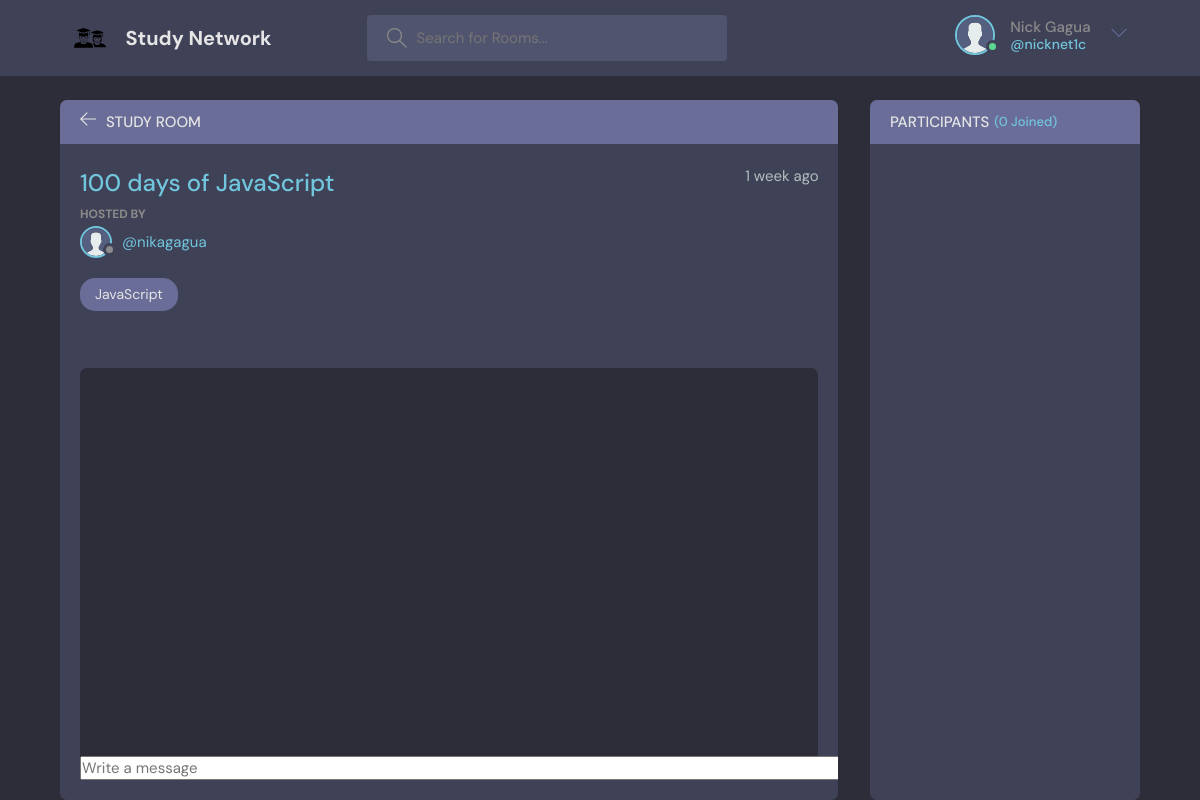
/room/13/ (signed in), run on an earlier commit of the app's database.
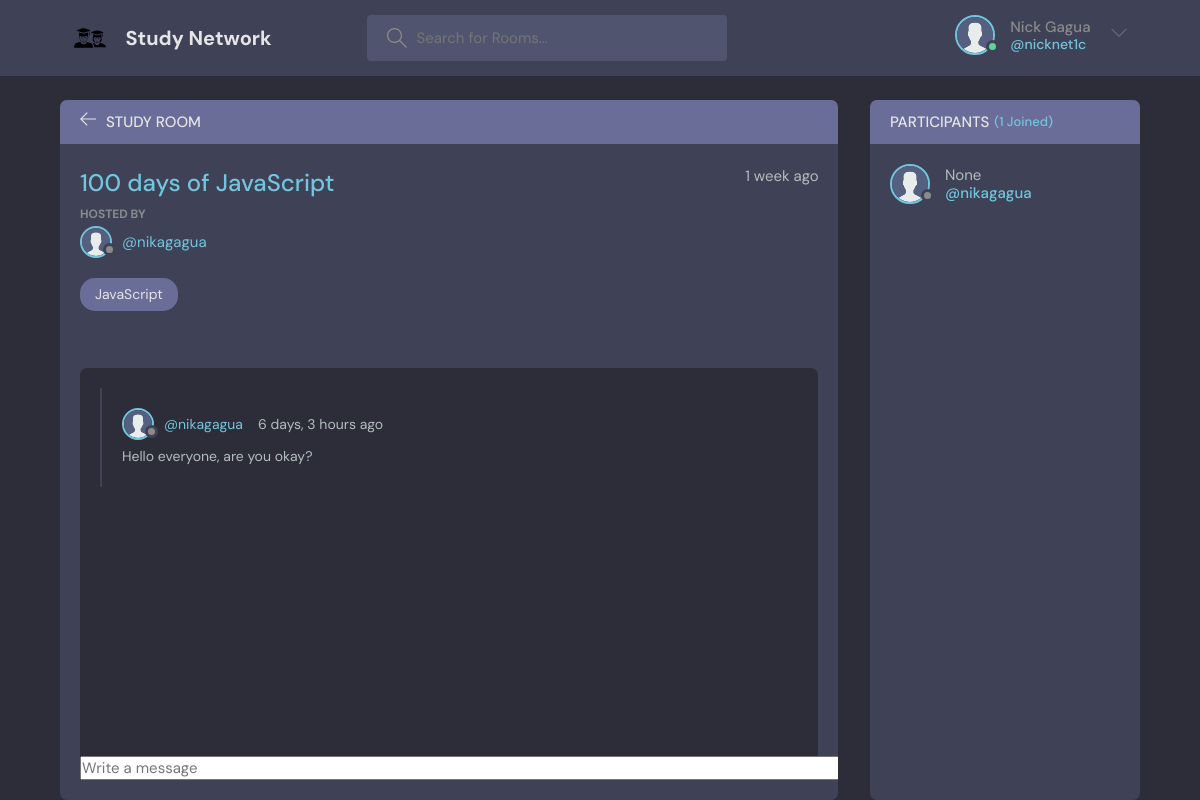
And on a later commit of the database.
### base/models.py (models this page shows, shortened)
class Message(models.Model):
    user = models.ForeignKey(User, on_delete=models.CASCADE)
    room = models.ForeignKey(Room, on_delete=models.CASCADE)
    body = models.TextField()
    updated = models.DateTimeField(auto_now=True)
    created = models.DateTimeField(auto_now_add=True)
    class Meta:
        ordering = ['-updated', '-created']

class User(AbstractUser):
    username = models.CharField(max_length=150, unique=True)
    name = models.CharField(max_length=200, null=True)
    email = models.EmailField(unique=True, null=True)
    bio = models.TextField(null=True)
    avatar = models.ImageField(null=True, default="avatar.svg")
    USERNAME_FIELD = 'email'
    REQUIRED_FIELDS = ['username']

### base/views.py (the view, shortened to what this page needs)
# urls.py: path('room/<int:pk>/', views.room, name='room'),
@login_required(login_url='login')
def room(request, pk):
    form = MessageForm()
    room_info = Room.objects.get(id=pk)
    room_host = room_info.host.id if room_info.host else None
    room_messages = room_info.message_set.all()
    participants = room_info.participants.all()
    context = {
        'room_info': room_info,
        'room_messages': room_messages,
        'participants': participants,
        'room_host': room_host,
        'form': form
    }
    return render(request, 'base/room.html', context)

### base/forms.py
class MessageForm(ModelForm):
    class Meta:
        model = Message
        fields = ['body']

### base/templates/base/room.html (shortened to what the changed rows need)
{% extends 'main.html' %}
{% block content %}
    <main class="profile-page layout layout--2">
        <div class="container">
            <div class="room">
                <div class="room__box scroll">
                    <div class="room__conversation">
                        <div class="threads scroll">
                            {% for message in room_messages %}
                                <div class="thread">
                                    <div class="thread__top">
                                        <div class="thread__author">
                                            <a href="{% url 'user-profile' message.user.id %}"
                                               class="thread__authorInfo">
                                                <div class="avatar avatar--small">
                                                    <img src="{{ message.user.avatar.url }}" alt=""/>
                                                </div>
                                                <span>@{{ message.user.username }}</span>
                                            </a>
                                            <span class="thread__date">{{ message.created|timesince }} ago</span>
                                        </div>
                                    </div>
                                    <div class="thread__details">
                                        {{ message.body }}
                                    </div>
                                </div>
                            {% endfor %}
                        </div>
                    </div>
                </div>
            </div>
            <div class="participants">
                <h3 class="participants__top">Participants <span>({{ participants.count }} Joined)</span></h3>
                <div class="participants__list scroll">
                    {% for user in participants %}
                        <a href="{% url 'user-profile' user.id %}" class="participant">
                            <div class="avatar avatar--medium">
                                <img src="{{ user.avatar.url }}" alt="user image"/>
                            </div>
                            <p>
                                {{ user.name }}
                                <span>@{{ user.username }}</span>
                            </p>
                        </a>
                    {% endfor %}
                </div>
            </div>
        </div>
    </main>
{% endblock content %}

What changed in the data, as far as the page shows it:
added Message: user.avatar (placeholder picture), user.username "nikagagua", created "6 days, 3 hours", body "Hello everyone, are you okay?"
now on this page (row edited): User: avatar (placeholder picture), name "None", username "nikagagua"
Also different on the page:
{{ participants.count }}: "0" → "1"
